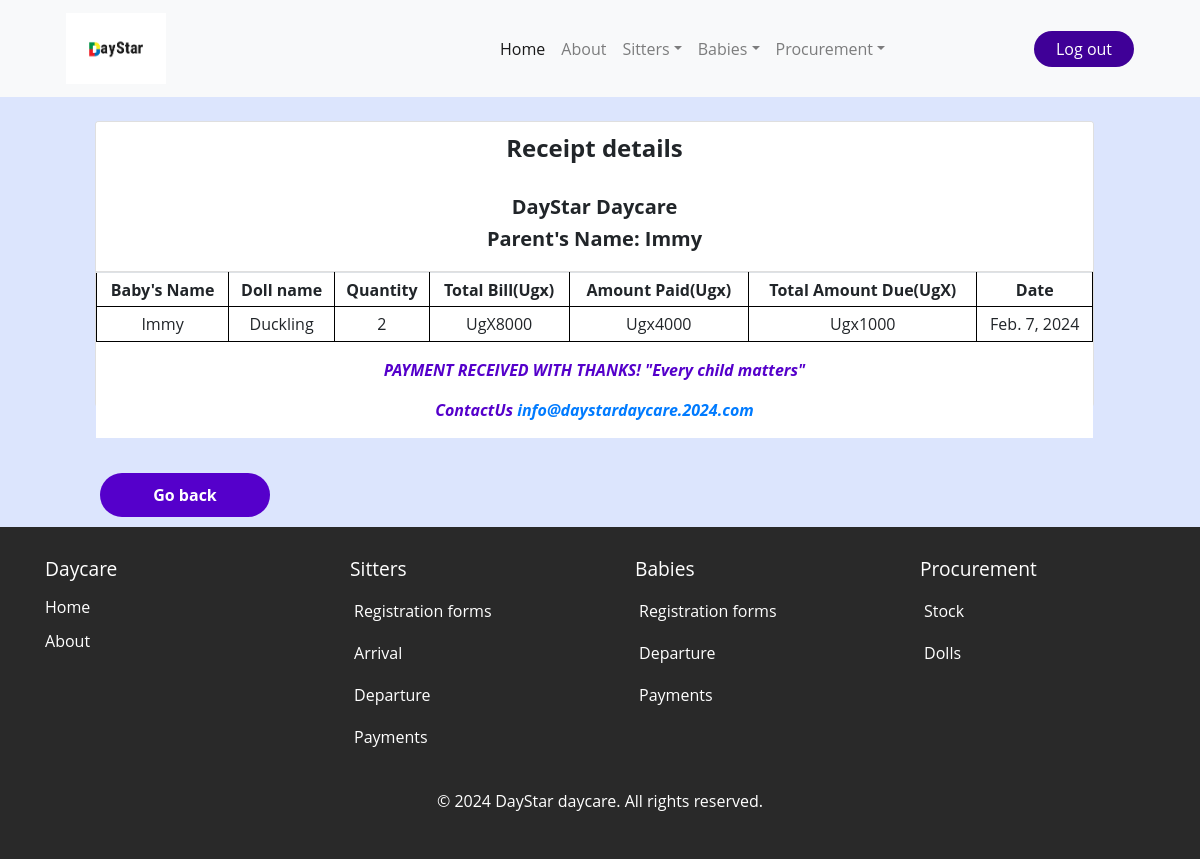
The page /receipt_detail/8/ (signed in) on the database its author committed.
### daystarApp/models.py (models this page shows, shortened)
class Doll_payment(models.Model):
    babe_name = models.ForeignKey(Baby, on_delete=models.CASCADE)
    doll_type = models.CharField(choices=[('birds', 'Birds'),('animals', 'Animals'),('vehicles','Vehicles'),('human','Human'),('other','Other')], max_length=20)
    name = models.ForeignKey(Doll, on_delete=models.CASCADE)
    amount_paid = models.IntegerField(default=0)
    doll_price = models.IntegerField( null=True, blank=True, default=0)
    doll_quantity = models.IntegerField( null=True, blank=True, default=0)
    parents_name = models.CharField( max_length=20)
    date = models.DateField(default=timezone.now)
    amount_due = models.IntegerField(default=0)

class Baby(models.Model):
    baby_id = models.AutoField(primary_key=True)
    baby_name = models.CharField( max_length=20)
    baby_gender = models.CharField( max_length=20 )
    date_of_birth = models.DateField( default=timezone.now)
    baby_location = models.CharField( max_length=20)
    parents_name = models.CharField( max_length=20)
    period_of_stay = models.CharField(choices=[('half-day', 'Half-day'),('full-day', 'Full-day')], max_length=100)
    registration_date = models.DateField(default=timezone.now)
    baby_bringer = models.CharField( max_length=20)
    time_in = models.TimeField()
    Assigned_to=models.ForeignKey(Sitter_arrival,on_delete=models.CASCADE)
    def __str__(self):
        return self.baby_name

class Doll(models.Model):
    doll_id = models.AutoField(primary_key=True)
    doll_type = models.CharField(choices=[('birds', 'Birds'),('animals', 'Animals'),('vehicles','Vehicles'),('human','Human'),('other','Other')], max_length=20)
    doll_name = models.CharField( max_length=20)
    doll_price = models.IntegerField( null=True, blank=True, default=0)
    doll_description = models.TextField( max_length=30, blank=True, null=True)
    doll_quantity = models.IntegerField( null=True, blank=True, default=0)
    def __str__(self):
        return self.doll_name

### daystarApp/views.py (the view)
# urls.py: path('receipt_detail/<int:id>/', views.receipt_detail, name='receipt_detail'),
@login_required
def receipt_detail(request, id):
    receipt = Doll_payment.objects.get(id=id)
    return render( request,'daystarApp/receipt_detail.html',{'receipt':receipt})

### daystarApp/templates/daystarApp/receipt_detail.html (shortened to what this page needs)
{% extends 'daystarApp/base.html'%}
{% block content%}
{% load static %}
<br />
<div class="container" >
  <div class="row">
    <div class="col-md-12">
      <div class="card">
        <div class="card-header" style="background-color: white;">
          <h4 class="text-center" style="font-weight: bolder;">Receipt details</h4><br>
          <h5 class="lead" style="font-weight: bolder; text-align: center;">DayStar Daycare</h5>
          <h5 class="lead" style="font-weight: bolder; text-align: center;">Parent's Name: {{receipt.parents_name | title}}</h5>
        </div>
        <div class="card-block" style="background-color: white;">
          <div class="table-responsive">
            <table class="table table-sm">
              <thead>
                <tr>
                  <td><strong>Baby's Name</strong></td>
                  <td class="text-xs-center"><strong>Doll name</strong></td>
                  <td class="text-xs-center"><strong>Quantity</strong></td>
                  <td class="text-xs-right"><strong>Total Bill(Ugx)</strong></td>
                  <td class="text-xs-right"><strong>Amount Paid(Ugx)</strong></td>
                  <td class="text-xs-right"><strong>Total Amount Due(UgX)</strong>
                    <td class="text-xs-right"><strong>Date</strong>
                  </td>
                </tr>
              </thead>
              <tbody>
                <tr>
                  <td>{{ receipt.babe_name | title}}</td>
                  <td class="text-xs-center">{{receipt.name }}</td>
                  <td class="text-xs-center">{{receipt.doll_quantity }}</td>
                  <td class="text-xs-center">UgX{{receipt.doll_price | title}}</td>
                  <td class="text-xs-right">Ugx{{ receipt.amount_paid }}</td>
                  <td class="text-xs-right">Ugx{{ receipt.amount_due }}</td>
                  <td class="text-xs-right">{{ receipt.date }}</td>
                </tr>
              </tbody>
            </table>
            <div style="text-align: center; font-style: italic; font-weight: bolder; color:  #5500cb;">
              <p> PAYMENT RECEIVED WITH THANKS!
                "Every child matters"
              </p>
            </div>
            <P style="text-align: center; font-style: italic; color:  #5500cb; font-weight: bolder;" >
              ContactUs
              <a href="email.com">info@daystardaycare.2024.com</a>
            </P>
          </div>
        </div>
      </div>
    </div>
  </div>
</div>
<br>
<a href="/doll_receipt"><button type="button" class="btn btn-primary" id="but" style="background-color: #5500cb;" id="but">Go back</button></a>
{% endblock %}

### static/css/home.css (style rules this page uses)
* { margin: 0; padding: 0; box-sizing: border-box; font-family: "Open Sans", Helvetica, Arial, sans-serif; }
:root { --background-color1: #fafaff; --background-color2: #ffffff; --background-color3: #ededed; --background-color4: #cad7fda4; --primary-color: #4b49ac; --secondary-color: #0c007d; --Border-color: #3f0097; --one-use-color: #3f0097; --two-use-color: #5500cb; }
body { background-color: var(--background-color4); max-width: 100%; overflow-x: hidden; }

### daystarApp/templates/daystarApp/receipt_detail.html (style rules this page uses)
th,td { border: 1px solid black; text-align: center; }
.card { width: 90%; height: 90%; margin-left: 50px; }
#but { background: #5500cb; color: white; border: none; font-size: 16px; cursor: pointer; padding: 10px 20px; width:170px; border-radius:30px; font-weight: bold; text-align: center; margin-top: 10px; margin-bottom: 10px; margin-left: 100px; margin-right: 10px; }

### rows shown on the page
Doll_payment: parents_name "Immy", babe_name "Immy", name "Duckling", doll_quantity "2", doll_price "8000", amount_paid "4000", amount_due "1000", date "Feb. 7, 2024"
